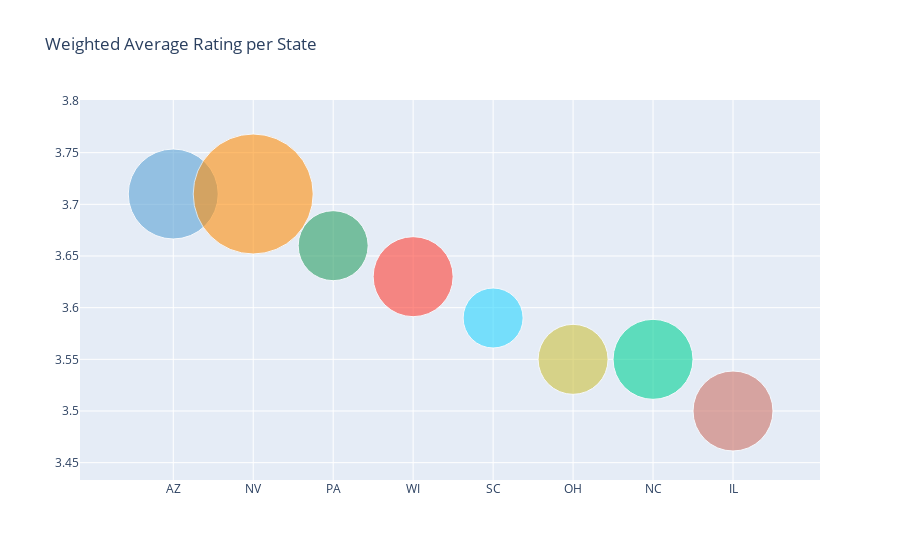

The code cell stored with this chart in its notebook:
### Code cell
from pyspark import SparkContext, SparkConf
import os
import plotly
import plotly.graph_objs as go
import plotly.graph_objects as go
import pandas as pd
import numpy as np

files = sc.textFile("s3a://usfca-distributedcomputing/state_avg")

plot_data = files.map(lambda x: x.strip("(").strip(")").split(", ")).collect()
plot_clean = [[w.replace("'", "") for w in data] for data in plot_data]
plot_clean = [[data[0], round(float(data[1]), 2), float(data[2])] for data in plot_clean]
plot_df = pd.DataFrame(plot_clean, columns = ["State", "Average_Rating", "Median_Reviews"])
plot_df = plot_df.sort_values(by="Average_Rating", ascending=False)
plot_df = plot_df.assign(Scale=10*plot_df.Median_Reviews)

data = [go.Scatter(x=plot_df.State, y=plot_df.Average_Rating, 
                   mode='markers', 
                   text=plot_df.Scale/10,
                   marker=dict(
        color=['rgb(93, 164, 214)', 'rgb(255, 144, 14)',
               'rgb(44, 160, 101)', 'rgb(255, 65, 54)', 
               'rgb(43, 214, 264)', 'rgb(205, 194, 64)',
               'rgb(4, 210, 151)', 'rgb(205, 115, 104)'],
        opacity=0.6,
        size=plot_df.Scale,
    ))]

fig = go.Figure(data)
fig.update_layout(
    title="Weighted Average Rating per State",
)
fig.show()

### Figure 1 — Plotly figure (JSON) as saved in the notebook; plotly's stock layout.template omitted (floating-point values rounded to 4 significant figures)
{"data": [{"marker": {"color": ["rgb(93, 164, 214)", "rgb(255, 144, 14)", "rgb(44, 160, 101)", "rgb(255, 65, 54)", "rgb(43, 214, 264)", "rgb(205, 194, 64)", "rgb(4, 210, 151)", "rgb(205, 115, 104)"], "opacity": 0.6, "size": [90, 120, 70, 80, 60, 70, 80, 80]}, "mode": "markers", "text": [9, 12, 7, 8, 6, 7, 8, 8], "type": "scatter", "x": ["AZ", "NV", "PA", "WI", "SC", "OH", "NC", "IL"], "y": [3.71, 3.71, 3.66, 3.63, 3.59, 3.55, 3.55, 3.5]}], "layout": {"title": {"text": "Weighted Average Rating per State"}}}
